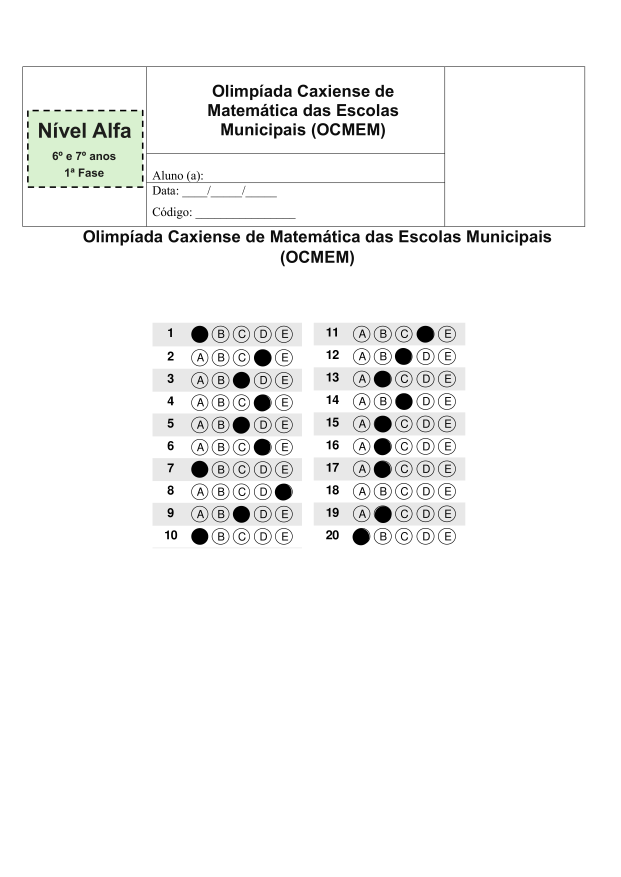
#> input picture imagens_pdf/pagina_1.png, 2481 x 3508 px, found by its file name (shown at 1/4 size)
$ python 'read_card copy.py'
#> lines starting #> are read from the running program, lines starting #| are printed output that depends on the picture; after the words box and inside, x2 and y2 are one past the last pixel; in counts of white or black regions, pixels touching at a corner belong together
import cv2
import numpy as np

# 1. Carrega e redimensiona a imagem
imagems_temp = "imagens_pdf/temp"
imagems_result = "imagens_pdf/result"

imagem = imagems_temp +'/pagina_1.png'


gabarito_correto = [
    'C', 'D', 'C', 'D', 'C','D', 'A', 'B', 'E', 'C',
    'B', 'C', 'D', 'C', 'D','E', 'C', 'C', 'B', 'A'
]

imagem = cv2.imread(imagem)
#> imagem is the input picture: shape (3508, 2481, 3); mean B, G, R 245, 245.5, 245.1
if imagem is None:
    raise ValueError("Imagem não encontrada!")

altura_max, largura_max = 1000, 800
alt, larg = imagem.shape[:2]
#> alt = 3508; larg = 2481
escala = min(altura_max / alt, largura_max / larg, 1.0)
#> escala = 0.285
nova_imagem = cv2.resize(imagem, (int(larg * escala), int(alt * escala)))
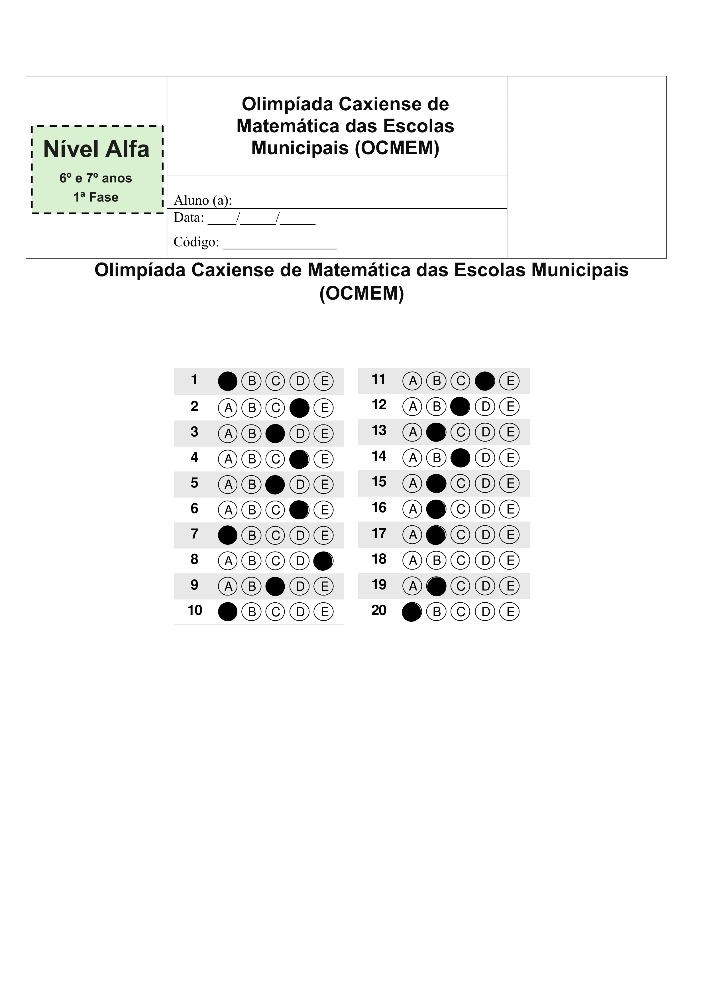
#> nova_imagem: shape (1000, 707, 3); mean B, G, R 245.2, 245.7, 245.3

altura, largura = nova_imagem.shape[:2]
#> altura = 1000; largura = 707

# Define manualmente a área de crop central (somente a parte do gabarito de bolhas)
# Esses valores foram estimados visualmente e funcionam bem para esse layout
y_inicio = 350   # linha inicial (vertical)
y_fim = 700     # linha final
x_inicio = 140   # coluna inicial (horizontal)
x_fim = 540      # coluna final
imagem_original = nova_imagem
# Faz o recorte
nova_imagem = nova_imagem[y_inicio:y_fim, x_inicio:x_fim]
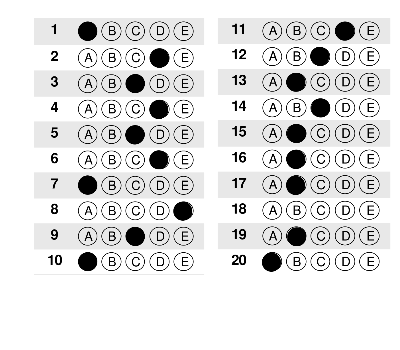
#> nova_imagem: shape (350, 400, 3); min 0, max 255, mean 226.4

#lista da coordenadas bolhas na coluna esquerda
v_col_esq = [79, 101, 125, 150, 174]
v_lin_esq = [21, 48, 74, 99, 126, 151, 176, 200, 227, 251]
tamBolha = 20

bolhas_esquerda = [
	(v_col_esq[0],v_lin_esq[0], tamBolha, tamBolha),(v_col_esq[1], v_lin_esq[0], tamBolha, tamBolha),(v_col_esq[2], v_lin_esq[0], tamBolha, tamBolha),(v_col_esq[3],v_lin_esq[0], tamBolha, tamBolha),(v_col_esq[4],v_lin_esq[0], tamBolha, tamBolha),
	(v_col_esq[0],v_lin_esq[1], tamBolha, tamBolha),(v_col_esq[1], v_lin_esq[1], tamBolha, tamBolha),(v_col_esq[2], v_lin_esq[1], tamBolha, tamBolha),(v_col_esq[3],v_lin_esq[1], tamBolha, tamBolha),(v_col_esq[4],v_lin_esq[1], tamBolha, tamBolha),
	(v_col_esq[0],v_lin_esq[2], tamBolha, tamBolha),(v_col_esq[1], v_lin_esq[2], tamBolha, tamBolha),(v_col_esq[2], v_lin_esq[2], tamBolha, tamBolha),(v_col_esq[3],v_lin_esq[2], tamBolha, tamBolha),(v_col_esq[4],v_lin_esq[2], tamBolha, tamBolha),
	(v_col_esq[0],v_lin_esq[3], tamBolha, tamBolha),(v_col_esq[1], v_lin_esq[3], tamBolha, tamBolha),(v_col_esq[2], v_lin_esq[3], tamBolha, tamBolha),(v_col_esq[3],v_lin_esq[3], tamBolha, tamBolha),(v_col_esq[4],v_lin_esq[3], tamBolha, tamBolha),
	(v_col_esq[0],v_lin_esq[4], tamBolha, tamBolha),(v_col_esq[1], v_lin_esq[4], tamBolha, tamBolha),(v_col_esq[2], v_lin_esq[4], tamBolha, tamBolha),(v_col_esq[3],v_lin_esq[4], tamBolha, tamBolha),(v_col_esq[4],v_lin_esq[4], tamBolha, tamBolha),
	(v_col_esq[0],v_lin_esq[5], tamBolha, tamBolha),(v_col_esq[1], v_lin_esq[5], tamBolha, tamBolha),(v_col_esq[2], v_lin_esq[5], tamBolha, tamBolha),(v_col_esq[3],v_lin_esq[5], tamBolha, tamBolha),(v_col_esq[4],v_lin_esq[5], tamBolha, tamBolha),
	(v_col_esq[0],v_lin_esq[6], tamBolha, tamBolha),(v_col_esq[1], v_lin_esq[6], tamBolha, tamBolha),(v_col_esq[2], v_lin_esq[6], tamBolha, tamBolha),(v_col_esq[3],v_lin_esq[6], tamBolha, tamBolha),(v_col_esq[4],v_lin_esq[6], tamBolha, tamBolha),
	(v_col_esq[0],v_lin_esq[7], tamBolha, tamBolha),(v_col_esq[1], v_lin_esq[7], tamBolha, tamBolha),(v_col_esq[2], v_lin_esq[7], tamBolha, tamBolha),(v_col_esq[3],v_lin_esq[7], tamBolha, tamBolha),(v_col_esq[4],v_lin_esq[7], tamBolha, tamBolha),
	(v_col_esq[0],v_lin_esq[8], tamBolha, tamBolha),(v_col_esq[1], v_lin_esq[8], tamBolha, tamBolha),(v_col_esq[2], v_lin_esq[8], tamBolha, tamBolha),(v_col_esq[3],v_lin_esq[8], tamBolha, tamBolha),(v_col_esq[4],v_lin_esq[8], tamBolha, tamBolha),
	(v_col_esq[0],v_lin_esq[9], tamBolha, tamBolha),(v_col_esq[1], v_lin_esq[9], tamBolha, tamBolha),(v_col_esq[2], v_lin_esq[9], tamBolha, tamBolha),(v_col_esq[3],v_lin_esq[9], tamBolha, tamBolha),(v_col_esq[4],v_lin_esq[9], tamBolha, tamBolha)
]


# lista da coordenadas bolhas  da coluna da direita
v_col_dir = [262, 286, 311, 336, 360]
v_lin_dir = [22, 46, 72, 97, 124, 149, 174, 200, 227, 251]
bolhas_direita = [
    (262, 22, 20, 20),  (286, 22, 21, 20),  (311, 22, 20, 20),  (336, 22, 20, 20),  (360, 22, 20, 20),
    (262, 46, 20, 20),  (286, 46, 21, 20),  (311, 46, 21, 20),  (336, 46, 20, 20),  (360, 46, 20, 20),
    (262, 72, 20, 20),  (286, 72, 20, 20),  (311, 72, 20, 20),  (336, 72, 20, 20),  (360, 72, 20, 20),
    (262, 97, 20, 20),  (286, 97, 21, 20),  (311, 97, 20, 20),  (336, 97, 20, 20),  (360, 97, 20, 20),
    (262, 124, 20, 20), (286, 124, 20, 20), (311, 124, 20, 20), (336, 123, 20, 20), (360, 124, 20, 20),
    (262, 149, 20, 20), (286, 149, 20, 20), (311, 149, 20, 20), (336, 149, 21, 20), (360, 149, 20, 20),
    (262, 174, 20, 20), (286, 174, 21, 20), (311, 174, 20, 20), (336, 174, 20, 20), (360, 174, 20, 20),
    (262, 200, 20, 20), (286, 200, 20, 20), (311, 200, 20, 20), (336, 200, 21, 20), (360, 200, 20, 20),
    (262, 227, 20, 20), (286, 227, 20, 20), (311, 227, 20, 20), (336, 227, 20, 20), (360, 227, 20, 20),
    (262, 251, 20, 20), (286, 252, 20, 20), (311, 252, 20, 20), (336, 252, 20, 20), (360, 252, 20, 20),
]


# 2. Pré-processamento
cinza = cv2.cvtColor(nova_imagem, cv2.COLOR_BGR2GRAY)
borrada = cv2.GaussianBlur(cinza, (5, 5), 0)
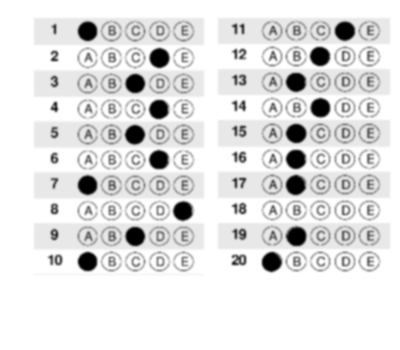
#> borrada: shape (350, 400); min 0, max 255, mean 226.4
_, thresh = cv2.threshold(borrada, 0, 255, cv2.THRESH_BINARY_INV + cv2.THRESH_OTSU)
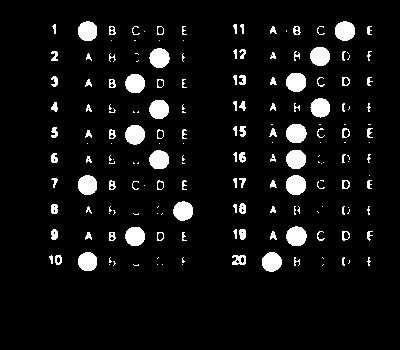
#> thresh: shape (350, 400); 6.6% white; 182 white regions (77 under 20 px)

# 3. Encontra contornos
contornos, _ = cv2.findContours(thresh, cv2.RETR_EXTERNAL, cv2.CHAIN_APPROX_SIMPLE)
#> contornos = 182 contours, 123 with area under 20; largest, box (x1, y1, x2, y2) and area: (286, 226, 307, 246) 298, (286, 175, 306, 195) 298, (286, 124, 307, 143) 293, (335, 21, 355, 41) 293, (149, 48, 170, 68) 291

# 4. Filtra contornos parecidos com bolhas (círculos)
bolhas = []
for cnt in contornos:
    (x, y, w, h) = cv2.boundingRect(cnt)
    aspecto = w / float(h)
    if 1 < w < 60 and 15 < h < 60 and 0.8 <= aspecto <= 1.2:
        bolhas.append((x, y, w, h))
#> this loop made 182 passes
#> (x, y, w, h, aspecto) on passes 2 to 4: (182, 264, 1, 1, 1), (162, 264, 1, 1, 1), (157, 264, 1, 1, 1)
#> after the loop, bolhas = 19 items, first 6: (262, 252, 20, 20), (78, 252, 19, 19), (125, 227, 20, 19), (286, 226, 21, 20), (173, 201, 20, 20), (286, 175, 20, 20)

# 5. Organiza bolhas em colunas
coluna_esquerda = []
coluna_direita = []
for b in bolhas:
    if b[0] < nova_imagem.shape[1] // 2:
        coluna_esquerda.append(b)
    else:
        coluna_direita.append(b)
#> this loop made 19 passes
#> b on passes 1 to 12: (262, 252, 20, 20), (78, 252, 19, 19), (125, 227, 20, 19), (286, 226, 21, 20), (173, 201, 20, 20), (286, 175, 20, 20), (78, 175, 19, 20), (286, 150, 20, 19), (149, 150, 20, 19), (125, 125, 20, 20), (286, 124, 21, 19), (149, 100, 20, 19)
#> after the loop, coluna_direita = [(262, 252, 20, 20), (286, 226, 21, 20), (286, 175, 20, 20), (286, 150, 20, 19), (286, 124, 21, 19), (310, 98, 20, 20), (286, 73, 20, 19), (310, 47, 20, 19), (335, 21, 20, 20)]; coluna_esquerda = [(78, 252, 19, 19), (125, 227, 20, 19), (173, 201, 20, 20), (78, 175, 19, 20), (149, 150, 20, 19), (125, 125, 20, 20), (149, 100, 20, 19), (125, 74, 20, 19), (149, 48, 21, 20), (78, 21, 19, 20)]

# 6. Desenha retângulos nas bolhas detectadas
imagem_saida = nova_imagem.copy()
for x, y, w, h in  bolhas_esquerda + bolhas_direita :
    cv2.rectangle(imagem_saida, (x, y), (x + w, y + h), (255, 0, 0), 1)
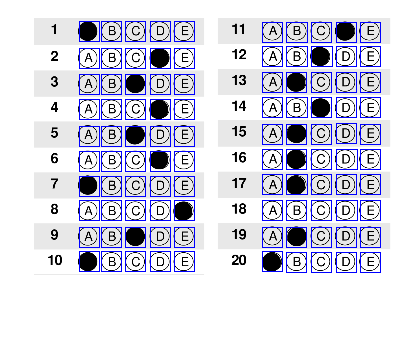
#> imagem_saida: shape (350, 400, 3); 5.72% of pixels changed, all inside (x1, y1, x2, y2) = (79, 21, 381, 273)

for x, y, w, h in  coluna_esquerda + coluna_direita:
    cv2.rectangle(imagem_saida, (x, y), (x + w, y + h), (0, 255, 0), 2)
#> this loop made 19 passes
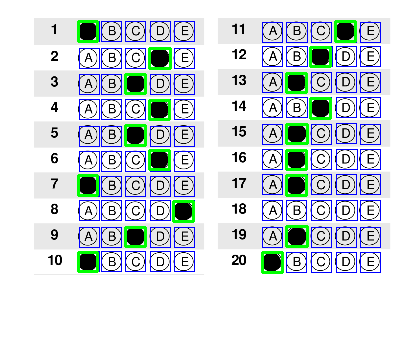
#> imagem_saida: shape (350, 400, 3); 3.16% of pixels changed, all inside (x1, y1, x2, y2) = (77, 20, 357, 274)

coluna_esquerda = coluna_esquerda[::-1]  # Inverte a ordem para exibição correta
#> coluna_esquerda = [(78, 21, 19, 20), (149, 48, 21, 20), (125, 74, 20, 19), (149, 100, 20, 19), (125, 125, 20, 20), (149, 150, 20, 19), (78, 175, 19, 20), (173, 201, 20, 20), (125, 227, 20, 19), (78, 252, 19, 19)]
coluna_direita = coluna_direita[::-1]  # Inverte a ordem para exibição correta
#> coluna_direita = [(335, 21, 20, 20), (310, 47, 20, 19), (286, 73, 20, 19), (310, 98, 20, 20), (286, 124, 21, 19), (286, 150, 20, 19), (286, 175, 20, 20), (286, 226, 21, 20), (262, 252, 20, 20)]


# Função para verificar se uma bolha do gabarito foi marcada (tem contorno próximo)
def bolha_foi_marcada(bolha_gabarito, bolhas_detectadas, margem=10):
    gx, gy, gw, gh = bolha_gabarito
    for bx, by, bw, bh in bolhas_detectadas:
        if abs(gx - bx) < margem and abs(gy - by) < margem:
            return True
    return False

def identificar_marcadas(bolhas_gabarito, bolhas_detectadas, lado="esquerdo"):
#> called with lado = 'esquerdo'
    respostas = []
    letras = ['A', 'B', 'C', 'D', 'E']

    for i in range(0, len(bolhas_gabarito), 5):
        grupo = bolhas_gabarito[i:i+5]
        marcadas = []

        for j, bolha in enumerate(grupo):
            if bolha_foi_marcada(bolha, bolhas_detectadas):
                marcadas.append(letras[j])

        if len(marcadas) == 0:
            respostas.append("-")  # Nenhuma marcada
        elif len(marcadas) == 1:
            respostas.append(marcadas[0])  # Uma marcada
        else:
            respostas.append("*")  # Múltiplas marcadas → ANULADA

    return respostas

respostas_esquerda = identificar_marcadas(bolhas_esquerda, coluna_esquerda, lado="esquerdo")
#> respostas_esquerda = ['A', 'D', 'C', 'D', 'C', 'D', 'A', 'E', 'C', 'A']
respostas_direita = identificar_marcadas(bolhas_direita, coluna_direita, lado="direito")
#> respostas_direita = ['D', 'C', 'B', 'C', 'B', 'B', 'B', '-', 'B', 'A']

# Combina as respostas
respostas_final = respostas_esquerda + respostas_direita
#> respostas_final = ['A', 'D', 'C', 'D', 'C', 'D', 'A', 'E', 'C', 'A', 'D', 'C', 'B', 'C', 'B', 'B', 'B', '-', 'B', 'A']

# === COMPARA COM GABARITO E MOSTRA RESULTADO ===
print("\n📋 RESULTADO FINAL:")
acertos = 0
anuladas = 0
brancas = 0

for i, resposta_aluno in enumerate(respostas_final):
    resposta_correta = gabarito_correto[i]

    if resposta_aluno == "*":
        status = "❌ Questão ANULADA (múltiplas)"
        anuladas += 1
    elif resposta_aluno == "-":
        status = "⚪ Questão EM BRANCO"
        brancas += 1
    elif resposta_aluno == resposta_correta:
        status = "✔️ CORRETA"
        acertos += 1
    else:
        status = f"❌ ERRADA (correta: {resposta_correta})"

    print(f"Questão {i+1:02}: Marcou [{resposta_aluno}] → {status}")
#> this loop made 20 passes
#> (resposta_aluno, resposta_correta, status, brancas) on pass 18: ('-', 'C', '⚪ Questão EM BRANCO', 1)
#| Questão 01: Marcou [A] → ❌ ERRADA (correta: C)
#| Questão 02: Marcou [D] → ✔️ CORRETA
#| Questão 03: Marcou [C] → ✔️ CORRETA
#| Questão 04: Marcou [D] → ✔️ CORRETA
#| Questão 05: Marcou [C] → ✔️ CORRETA
#| Questão 06: Marcou [D] → ✔️ CORRETA
#| Questão 07: Marcou [A] → ✔️ CORRETA
#| Questão 08: Marcou [E] → ❌ ERRADA (correta: B)
#> (further printed lines are left out)
#> after the loop, acertos = 10; anuladas = 0; brancas = 1

print(f"\n✅ Total de acertos: {acertos}/20")
#| ✅ Total de acertos: 10/20
print(f"❌ Anuladas (múltiplas): {anuladas}")
#| ❌ Anuladas (múltiplas): 0
print(f"⚪ Em branco: {brancas}")
#| ⚪ Em branco: 1


# Cria uma cópia da imagem original para sobreposição
imagem_recombinada = imagem_original.copy()

# Substitui a área recortada pela imagem com marcações (imagem_saida)
imagem_recombinada[y_inicio:y_fim, x_inicio:x_fim] = imagem_saida
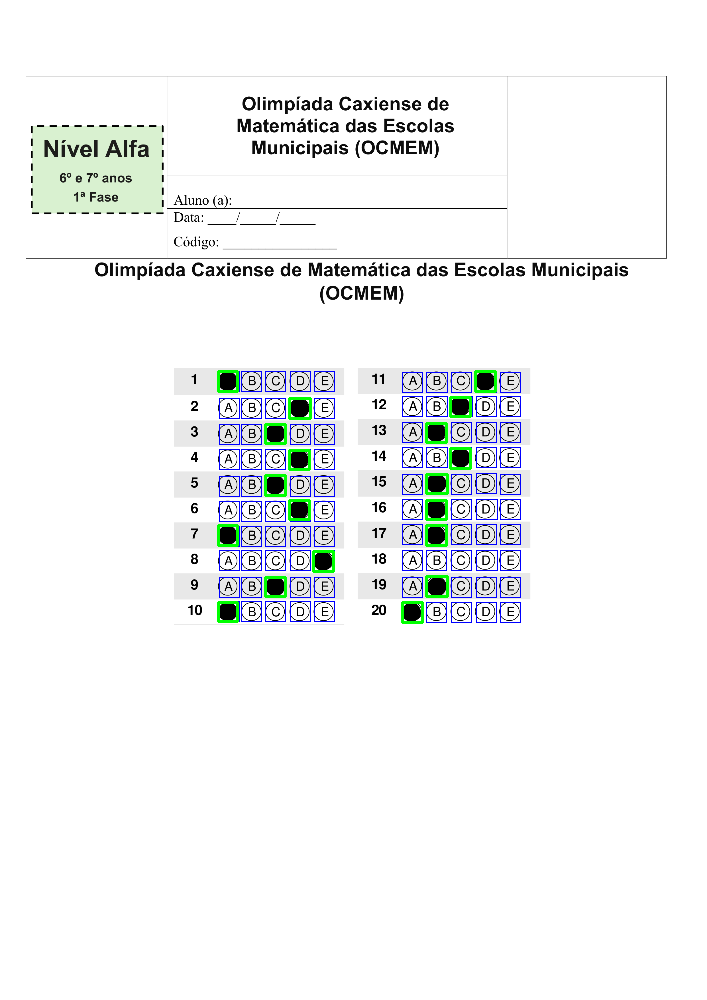
#> imagem_recombinada: shape (1000, 707, 3); 1.56% of pixels changed, all inside (x1, y1, x2, y2) = (217, 370, 521, 624)

cv2.imshow('Imagem Recombinada', imagem_recombinada)

# cv2.imshow('imagem', imagem_original)
# cv2.imshow('Bolhas Detectadas', imagem_saida)
cv2.waitKey(0)
cv2.destroyAllWindows()
